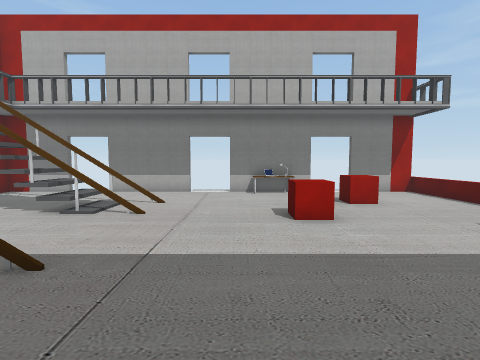
View 1 (above)

13 first-person views from a walk through a Unity game level. The camera is 1.5 m above the floor, tilts 4° down and sees 85° across. The floor is counted in squares, 1 m on a side. Each view is taken from the middle of a square. On the plan, view 1 faces up. The plan holds only what a view shows up to about 14 squares ahead; the rest is blank. The place goes on beyond the plan. Some surface patterns are stand-ins.

View 2
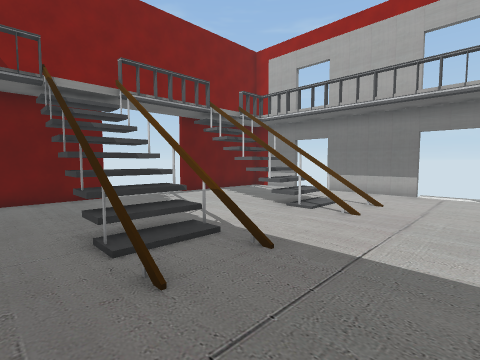

View 3
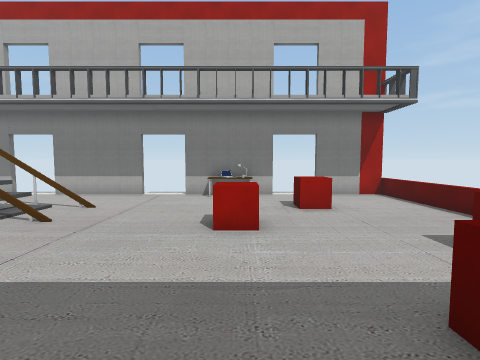

View 4
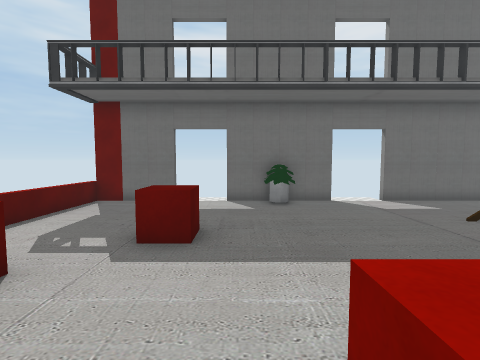

View 5
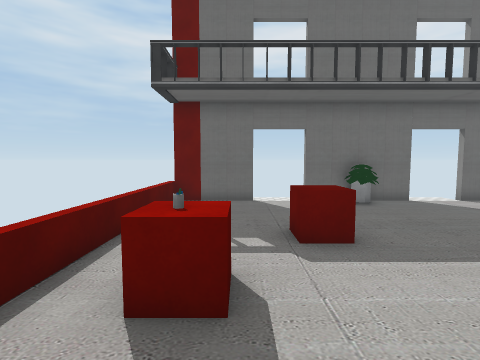

View 6
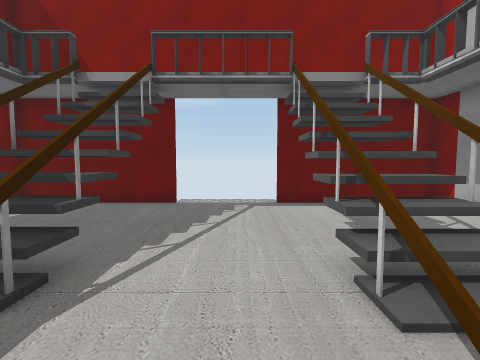

View 7
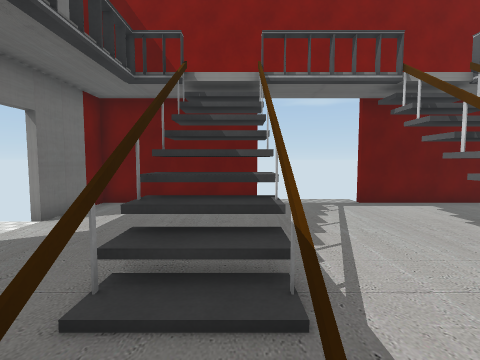

View 8
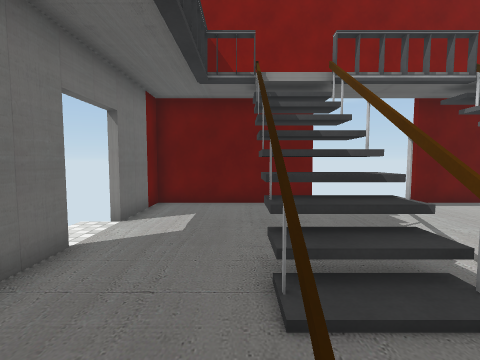

View 9
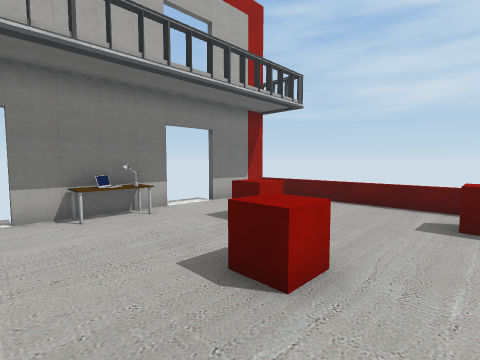

View 10
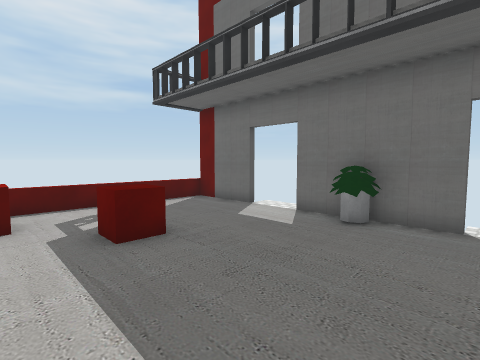

View 11
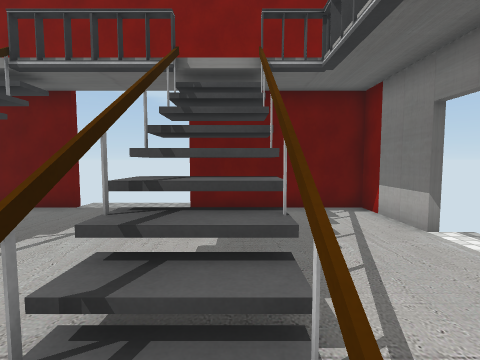

View 12
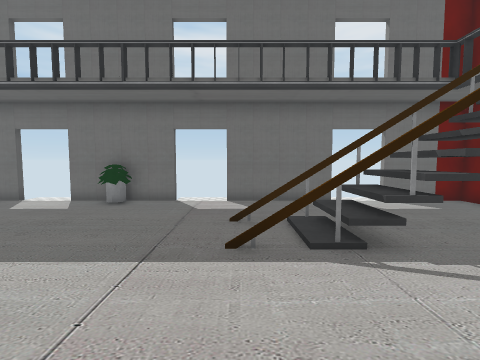

View 13
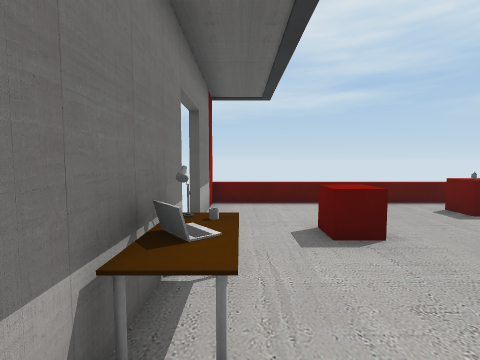

### Floor plan
Key: @ floor where view 1 was taken; # wall or solid block; . floor; / step, stairs or slope; = window, fence, low wall or low ledge; E desk; C red cube; O other object.
Columns run from 12 left of view 1 to 9 right of it. Each row starts with its distance up from view 1.
 13 ####  ####  ####  ###=
 12 #............EE......=
 11 #....................=
 10 #......#........CC...=
  9 #...=///........CC...=
  8 #...///#......C......=
  7 #.............C......=
  6 .....................=
  5 ..................CC.=
  4 .......#=............=
  3 #...////........CC...=
  2 #...///=........CC...=
  1 #....................=
  0 #...........@........=
 -1 #.............O......=
 -2 ####  ####  ##O#  ###=

Where each view was taken, in squares from view 1:
view 1: 0 up, 0 right, facing up
view 2: 0 up, 0 right, facing up-left
view 3: 1 up, 2 right, facing up
view 4: 8 up, 3 right, facing down
view 5: 8 up, 6 right, facing down
view 6: 6 up, 2 left, facing left
view 7: 3 up, 2 left, facing left
view 8: 1 up, 2 left, facing left
view 9: 5 up, 1 left, facing up-right
view 10: 5 up, 1 left, facing down-right
view 11: 9 up, 3 left, facing left
view 12: 8 up, 3 left, facing down
view 13: 12 up, 1 left, facing right
